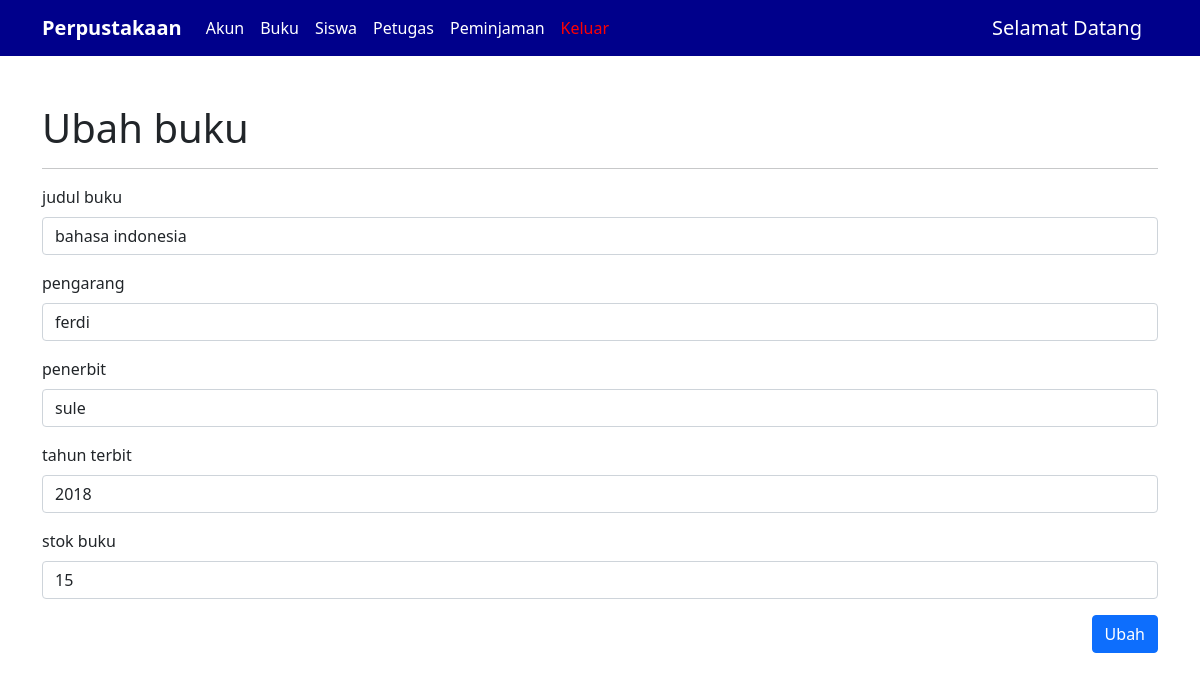
The page /ubah-buku.php?id_buku=123 on the database its author committed.
### tables this page shows
CREATE TABLE `buku` (
  `id_buku` int(11) NOT NULL,
  `judul_buku` varchar(50) DEFAULT NULL,
  `pengarang` varchar(50) DEFAULT NULL,
  `penerbit` varchar(50) DEFAULT NULL,
  `tahun_terbit` year(4) DEFAULT NULL,
  `stok_buku` int(5) DEFAULT NULL
);

### config/controller.php (called while the page is built, shortened)
<?php
function select($query)
{
  global $db;
  $result = mysqli_query($db, $query);
  $rows =[];
  while ($row = mysqli_fetch_assoc($result)) {
    $rows[] = $row;
  }
  return $rows;
}

### ubah-buku.php (the view, shortened to what this page needs)
<?php
include 'layout/header.php';
$id_buku = (int)$_GET['id_buku'];
$buku = select("SELECT * FROM buku WHERE id_buku = $id_buku")[0];
?>
    <div class="container mt-5">
    <h1>Ubah buku</h1>
    <hr>
    <form action="" method="post">
        <div class="mb-3">
            <label for="judul_buku" class="form-label">judul buku</label>
            <input type="text" class="form-control" id="judul_buku" value="<?= $buku['judul_buku'];?>" name="judul_buku" placeholder="judul buku..."required>
        </div>
        <div class="mb-3">
            <label for="pengarang" class="form-label">pengarang</label>
            <input type="text" class="form-control" id="pengaran" value="<?= $buku['pengarang'];?>" name="pengarang" placeholder="pengarang buku..."required>
        </div>
        <div class="mb-3">
            <label for="penerbit" class="form-label">penerbit</label>
            <input type="text" class="form-control" id="penerbit" value="<?= $buku['penerbit'];?>" name="penerbit" placeholder="penerbit buku..."required>
        </div>
        <div class="mb-3">
            <label for="tahun_terbit" class="form-label">tahun terbit</label>
            <input type="number" class="form-control" id="tahun_terbit" value="<?= $buku['tahun_terbit'];?>" name="tahun_terbit" placeholder="tahun terbit buku..."required>
        </div>
        <div class="mb-3">
            <label for="stok_buku" class="form-label">stok buku</label>
            <input type="number" class="form-control" id="stok_buku" value="<?= $buku['stok_buku'];?>" name="stok_buku" placeholder="stok buku..."required>
        </div>
        <button type="submit" name="ubah" class="btn btn-primary" style="float: right">Ubah</button>
    </form>
    </div>
<?php include 'layout/footer.php'?>

### rows shown on the page
buku: judul_buku "bahasa indonesia", pengarang "ferdi", penerbit "sule", tahun_terbit "2018", stok_buku "15"
